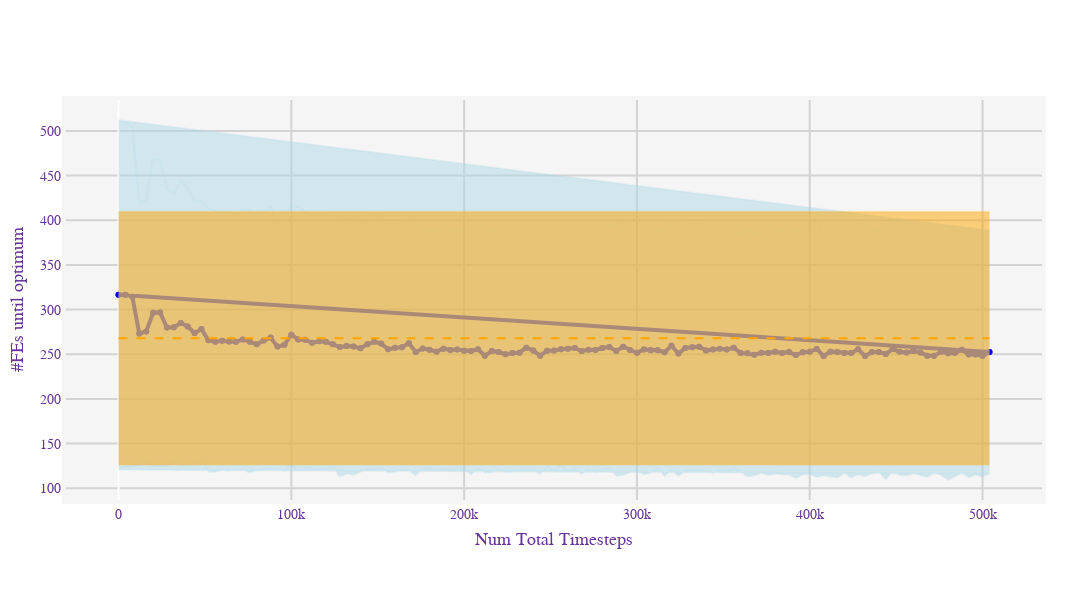

Write notebook code for a chart like this one.
### Code cell
import plotly.graph_objects
import math
import sqlite3


def load_policy_performance_data(db_path, xaxis_choice, yaxis_choice):
  conn = sqlite3.connect(db_path)
  cursor = conn.cursor()

  # Execute SQL query based on x-axis choice
  cursor.execute(f'SELECT db_path, policy_id, {xaxis_choice} FROM CONSTRUCTED_POLICIES WHERE policy_id >= 1')
  training_data = cursor.fetchall()
  print(training_data)

  try:
    cursor.execute('SELECT policy_id, num_training_episodes, num_total_function_evaluations, num_total_timesteps FROM CONSTRUCTED_POLICIES WHERE policy_id >= 1')
    rows = cursor.fetchall()
    policy_id_to_x_values = {policy_id: {column_name: value for column_name, value in zip(['num_training_episodes', 'num_total_function_evaluations', 'num_total_timesteps'], row)}
                 for policy_id, *row in rows}
  except sqlite3.OperationalError:
    cursor.execute('SELECT policy_id, num_training_episodes FROM CONSTRUCTED_POLICIES WHERE policy_id >= 1')
    rows = cursor.fetchall()
    policy_id_to_x_values = {policy_id: {'num_training_episodes': num_training_episodes}
                 for policy_id, num_training_episodes in rows}

  avg_function_evaluations, std_dev_evaluations = [], []
  for policy_id, _ in training_data:
    cursor.execute(f'SELECT {yaxis_choice} FROM EVALUATION_EPISODES WHERE policy_id = ?', (policy_id,))
    evaluations = [e[0] for e in cursor.fetchall()]
    assert evaluations[0] is not None, f"The database {db_path} has a table EVALUATION_EPISODES with a cell of column {yaxis_choice} that is NULL!"
    num_evaluation_episodes = len(evaluations)  # Assuming number of episodes is length of evaluations

    avg_evaluations = sum(evaluations) / len(evaluations) if evaluations else None
    std_dev = math.sqrt(sum((e - avg_evaluations) ** 2 for e in evaluations) / len(evaluations)) if evaluations else 0
    avg_function_evaluations.append(avg_evaluations if avg_evaluations is not None else 0)
    std_dev_evaluations.append(std_dev)

  policy_ids, num_training_timesteps_or_num_training_fes = zip(*training_data) if training_data else ([], [])

  cursor.execute(f'SELECT {yaxis_choice} FROM EVALUATION_EPISODES WHERE policy_id = -1')
  baseline_evaluations = [e[0] for e in cursor.fetchall()]
  baseline_avg_length = sum(baseline_evaluations) / len(baseline_evaluations)
  baseline_variance = sum((e - baseline_avg_length) ** 2 for e in baseline_evaluations) / (len(baseline_evaluations) - 1) if len(baseline_evaluations) > 1 else 0
  baseline_std_dev = math.sqrt(baseline_variance)

  baseline_upper_bound = [baseline_avg_length + baseline_std_dev] * len(num_training_timesteps_or_num_training_fes)
  baseline_lower_bound = [baseline_avg_length - baseline_std_dev] * len(num_training_timesteps_or_num_training_fes)

  data = [
    plotly.graph_objects.Scatter(x=num_training_timesteps_or_num_training_fes, y=avg_function_evaluations, mode='lines+markers', name='#FEs until optimum', line=dict(color='blue', width=4)),
    plotly.graph_objects.Scatter(x=num_training_timesteps_or_num_training_fes, y=[avg + std for avg, std in zip(avg_function_evaluations, std_dev_evaluations)], mode='lines', line=dict(color='rgba(173,216,230,0.2)'), name='Upper Bound (Mean + Std. Dev.)'),
    plotly.graph_objects.Scatter(x=num_training_timesteps_or_num_training_fes, y=[avg - std for avg, std in zip(avg_function_evaluations, std_dev_evaluations)], mode='lines', fill='tonexty', line=dict(color='rgba(173,216,230,0.2)'), name='Lower Bound (Mean - Std. Dev.)'),
    plotly.graph_objects.Scatter(x=[min(num_training_timesteps_or_num_training_fes), max(num_training_timesteps_or_num_training_fes)] if num_training_timesteps_or_num_training_fes else [0], y=[baseline_avg_length, baseline_avg_length], mode='lines', name='Theory: √(𝑛/(𝑛 − 𝑓(𝑥)))', line=dict(color='orange', width=2, dash='dash')),
    plotly.graph_objects.Scatter(x=num_training_timesteps_or_num_training_fes, y=baseline_upper_bound, mode='lines', line=dict(color='rgba(255, 165, 0, 0.2)'), name='Upper Bound (Baseline Variance)'),
    plotly.graph_objects.Scatter(x=num_training_timesteps_or_num_training_fes, y=baseline_lower_bound, mode='lines', fill='tonexty', line=dict(color='rgba(255, 165, 0, 0.2)'), name='Lower Bound (Baseline Variance)'),
  ]

  conn.close()
  return data

def policy_performance(db_path, xaxis_choice, yaxis_choice):
  data = load_policy_performance_data(db_path, xaxis_choice, yaxis_choice)
  # Define the layout with larger dimensions and enhanced appearance
  layout = plotly.graph_objects.Layout(
    titlefont=dict(size=24),  # Bigger title font size
    xaxis=dict(
      title=xaxis_choice.replace('_', ' ').title(),
      titlefont=dict(size=18),  # Bigger axis title font size
      tickfont=dict(size=14),  # Bigger tick labels font size
      gridcolor='lightgrey',  # Grid color
      gridwidth=2,  # Grid line width
    ),
    yaxis=dict(
      title='#FEs until optimum',
      titlefont=dict(size=18),  # Bigger axis title font size
      tickfont=dict(size=14),  # Bigger tick labels font size
      gridcolor='lightgrey',  # Grid color
      gridwidth=2,  # Grid line width
    ),
    font=dict(family='Courier New, monospace', size=18, color='RebeccaPurple'),
    paper_bgcolor='rgba(0,0,0,0)',
    plot_bgcolor='rgba(245, 245, 245, 1)',
    width=1100,  # Width of the figure
    height=600,  # Height of the figure
    margin=dict(l=50, r=50, b=100, t=100, pad=4),  # Margins to prevent cutoff
    showlegend=False,  # This will remove the legend
  )

  fig = plotly.graph_objects.Figure(data=data, layout=layout)
  fig.show()



policy_performance("merged.db", "num_total_timesteps", "num_function_evaluations")

### Figure 1 — Plotly figure (JSON) as saved in the notebook; plotly's stock layout.template omitted (floating-point values rounded to 4 significant figures; data arrays with more than 128 entries replaced by an {"elided": "..."} marker saying what was removed)
{"data": [{"line": {"color": "blue", "width": 4}, "mode": "lines+markers", "name": "#FEs until optimum", "type": "scatter", "x": {"elided": "254 int values"}, "y": {"elided": "254 float values"}}, {"line": {"color": "rgba(173,216,230,0.2)"}, "mode": "lines", "name": "Upper Bound (Mean + Std. Dev.)", "type": "scatter", "x": {"elided": "254 int values"}, "y": {"elided": "254 float values"}}, {"fill": "tonexty", "line": {"color": "rgba(173,216,230,0.2)"}, "mode": "lines", "name": "Lower Bound (Mean - Std. Dev.)", "type": "scatter", "x": {"elided": "254 int values"}, "y": {"elided": "254 float values"}}, {"line": {"color": "orange", "dash": "dash", "width": 2}, "mode": "lines", "name": "Theory: √(𝑛/(𝑛 − 𝑓(𝑥)))", "type": "scatter", "x": [0, 504000], "y": [268.0, 268.0]}, {"line": {"color": "rgba(255, 165, 0, 0.2)"}, "mode": "lines", "name": "Upper Bound (Baseline Variance)", "type": "scatter", "x": {"elided": "254 int values"}, "y": {"elided": "254 float values"}}, {"fill": "tonexty", "line": {"color": "rgba(255, 165, 0, 0.2)"}, "mode": "lines", "name": "Lower Bound (Baseline Variance)", "type": "scatter", "x": {"elided": "254 int values"}, "y": {"elided": "254 float values"}}], "layout": {"font": {"color": "RebeccaPurple", "family": "Courier New, monospace", "size": 18}, "height": 600, "margin": {"b": 100, "l": 50, "pad": 4, "r": 50, "t": 100}, "paper_bgcolor": "rgba(0,0,0,0)", "plot_bgcolor": "rgba(245, 245, 245, 1)", "showlegend": false, "title": {"font": {"size": 24}}, "width": 1100, "xaxis": {"gridcolor": "lightgrey", "gridwidth": 2, "tickfont": {"size": 14}, "title": {"font": {"size": 18}, "text": "Num Total Timesteps"}}, "yaxis": {"gridcolor": "lightgrey", "gridwidth": 2, "tickfont": {"size": 14}, "title": {"font": {"size": 18}, "text": "#FEs until optimum"}}}}
